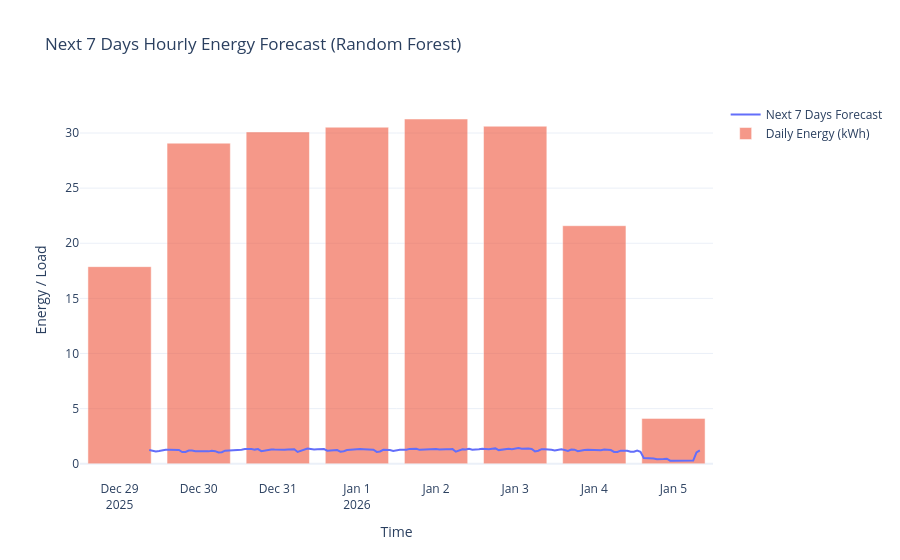

Here is the notebook cell this chart was saved with:
### Code cell
daily_forecast = (
    forecast_df
    .resample("D")
    .sum()
)

fig.add_trace(go.Bar(
    x=daily_forecast.index,
    y=daily_forecast["Predicted"],
    name="Daily Energy (kWh)",
    opacity=0.6
))

### Figure 1 — Plotly figure (JSON) as saved in the notebook; plotly's stock layout.template omitted (floating-point values rounded to 4 significant figures; data arrays with more than 128 entries replaced by an {"elided": "..."} marker saying what was removed)
{"data": [{"line": {"width": 2}, "mode": "lines", "name": "Next 7 Days Forecast", "type": "scatter", "x": {"elided": "168 str values"}, "y": {"elided": "168 float values"}}, {"name": "Daily Energy (kWh)", "opacity": 0.6, "type": "bar", "x": ["2025-12-29T00:00:00.000000000", "2025-12-30T00:00:00.000000000", "2025-12-31T00:00:00.000000000", "2026-01-01T00:00:00.000000000", "2026-01-02T00:00:00.000000000", "2026-01-03T00:00:00.000000000", "2026-01-04T00:00:00.000000000", "2026-01-05T00:00:00.000000000"], "y": [17.88, 29.08, 30.1, 30.53, 31.27, 30.62, 21.59, 4.114]}], "layout": {"title": {"text": "Next 7 Days Hourly Energy Forecast (Random Forest)"}, "xaxis": {"title": {"text": "Time"}}, "yaxis": {"title": {"text": "Energy / Load"}}}}
